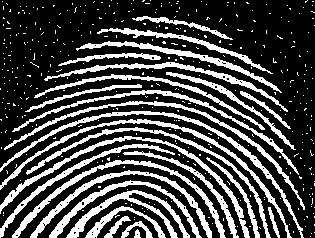
#> input picture PIMG_ATV3/digital.png, 315 x 238 px
$ python esq.py
#> lines starting #> are read from the running program, lines starting #| are printed output that depends on the picture; after the words box and inside, x2 and y2 are one past the last pixel; in counts of white or black regions, pixels touching at a corner belong together
#> further down, image is the input picture: PIL image 315x238 L; 28.5% white; 414 white regions (387 under 20 px), largest, box (x1, y1, x2, y2) and area: (0, 111, 304, 238) 1388, (0, 136, 250, 238) 1372, (0, 119, 292, 238) 1337
import numpy as np
import matplotlib.pyplot as plt
from PIL import Image

def erosao(image, elemEstruturante):
    m, n = elemEstruturante.shape
    origin_m, origin_n = m // 2, n // 2
    pad_top = origin_m
    pad_bottom = m - origin_m - 1
    pad_left = origin_n
    pad_right = n - origin_n - 1
    padded = np.pad(image, ((pad_top, pad_bottom), (pad_left, pad_right)), mode='constant', constant_values=0)
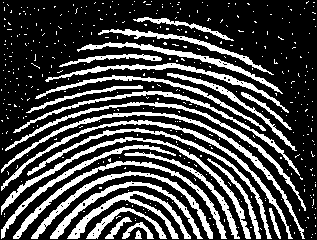
#> padded: shape (240, 317); values 0 (black) and 1 (white), 28.1% white; 414 white regions (387 under 20 px), largest, box (x1, y1, x2, y2) and area: (1, 112, 305, 239) 1388, (1, 137, 251, 239) 1372, (1, 120, 293, 239) 1337
    img_erodida = np.zeros_like(image)
    for i in range(image.shape[0]):
        for j in range(image.shape[1]):
            regiao = padded[i:i + m, j:j + n]
            if np.all(regiao[elemEstruturante == 1]):
                img_erodida[i, j] = 1
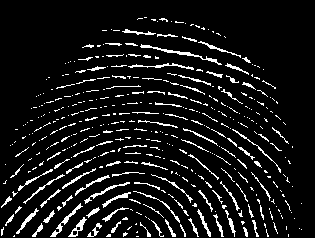
#> img_erodida: shape (238, 315); values 0 (black) and 1 (white), 8.8% white in thin lines or dots, all inside (x1, y1, x2, y2) = (1, 17, 302, 237)
    return img_erodida

def dilatacao(image, elemEstruturante):
    elemEstLinhas = len(elemEstruturante)
#> elemEstLinhas = 3
    elemEstColunas = len(elemEstruturante[0]) if elemEstLinhas > 0 else 0
#> elemEstColunas = 3
    linhaOrigem = elemEstLinhas // 2
#> linhaOrigem = 1
    colunaOrigem = elemEstColunas // 2
#> colunaOrigem = 1
    img_rows = len(image)
#> img_rows = 238
    img_cols = len(image[0]) if img_rows > 0 else 0
#> img_cols = 315
    result = np.zeros_like(image)
    for i in range(img_rows):
        for j in range(img_cols):
            if image[i][j] == 1:
                for di in range(elemEstLinhas):
                    for dj in range(elemEstColunas):
                        if elemEstruturante[di][dj] == 1:
                            ni = i - linhaOrigem + di
                            nj = j - colunaOrigem + dj
                            if 0 <= ni < img_rows and 0 <= nj < img_cols:
                                result[ni][nj] = 1
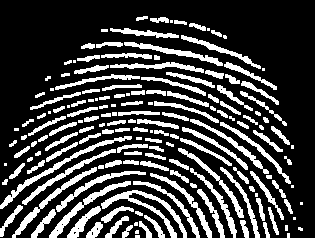
#> result: shape (238, 315); values 0 (black) and 1 (white), 25.2% white; 166 white regions (32 under 20 px), largest, box (x1, y1, x2, y2) and area: (101, 190, 187, 238) 780, (0, 136, 132, 209) 673, (49, 181, 131, 238) 578
    return result

def hit_or_miss(a, x, w):
    p1 = erosao(a, x)
    p2 = erosao((1 - a), w)
    return p1 * p2

def skeletonize(binary_image):
    structuring_elements = [
        # Fase 1
        (np.array([[0, 0, 0], [1, 1, 1], [0, 1, 0]], dtype=np.uint8),
         np.array([[1, 1, 1], [0, 1, 0], [0, 1, 0]], dtype=np.uint8)),
        # Fase 2
        (np.array([[0, 1, 0], [0, 1, 0], [0, 1, 0]], dtype=np.uint8),
         np.array([[1, 1, 1], [0, 1, 0], [0, 1, 0]], dtype=np.uint8)),
    ]

    skeleton = binary_image.copy().astype(np.uint8)
    previous = np.zeros_like(skeleton)

    # Iterar até não haver mais mudanças
    iteration = 0
    while not np.array_equal(skeleton, previous) and iteration < 100:
        previous = skeleton.copy()

        # Duas fases para o algoritmo
        for phase in range(2):
            for se in structuring_elements:
                hit = hit_or_miss(skeleton, se[0], se[1])
                skeleton = skeleton - hit
                skeleton = np.clip(skeleton, 0, 1)

        iteration += 1
#> this loop made 1 pass
#> pass 1, in hit_or_miss, `p1 = erosao(a, x)`:
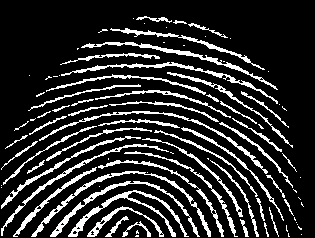
#> p1: shape (238, 315); values 0 (black) and 1 (white), 17.2% white in thin lines or dots, all inside (x1, y1, x2, y2) = (1, 16, 304, 237)
#> pass 1, in erosao (call 3), `padded = np.pad(image, ((pad_top, pad_bottom), (pad_left, pad_right)),..`:
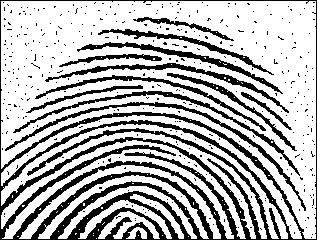
#> padded: shape (240, 317); values 0 (black) and 1 (white), 70.4% white; 384 black regions (372 under 20 px), largest, box (x1, y1, x2, y2) and area: (0, 0, 317, 240) 13832, (5, 102, 306, 211) 1211, (13, 91, 300, 176) 1072
#> pass 1, in hit_or_miss, `p2 = erosao((1 - a), w)`:
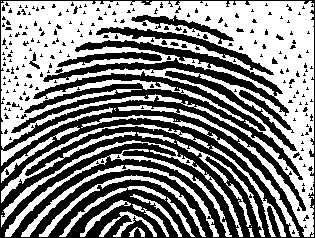
#> p2: shape (238, 315); values 0 (black) and 1 (white), 52.2% white; 214 black regions (199 under 20 px), largest, box (x1, y1, x2, y2) and area: (0, 0, 315, 238) 26837, (43, 40, 297, 151) 4163, (96, 27, 274, 75) 1198
#> pass 1, in hit_or_miss (call 2), `p1 = erosao(a, x)`:
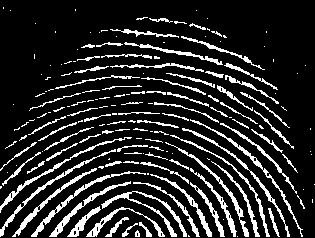
#> p1: shape (238, 315); values 0 (black) and 1 (white), 15.7% white in thin lines or dots
#> after the loop, iteration = 1

    return skeleton

# Carregar a imagem
image = Image.open('digital.png').convert('L')
img_array = np.array(image)
img_binaria = (img_array > 128).astype(np.uint8)
plt.figure()
plt.imshow(img_binaria, cmap='gray')
plt.title('Imagem Original')

# Abertura
b = np.ones((3, 3)).astype('uint8')
img_op = dilatacao(erosao(img_binaria, b), b)
plt.figure()
plt.imshow(img_op, cmap='gray')
plt.title('Imagem Após Abertura')

# Aplicar esqueletização
skeleton = skeletonize(img_binaria)
plt.figure()
plt.imshow(skeleton, cmap='gray')
plt.title('Imagem Esqueletizada')

# Salvar resultados
Image.fromarray(skeleton * 255).save('skeleton.png')

# Mostrar todas as figuras
plt.show()

print("CHEGOU")
skeleton = skeletonize(img_binaria)
#> the loop in skeletonize (call 2), `while not np.array_equal(skeleton, previous) and iteration < 100:` made 1 pass
# Salvar resultados
Image.fromarray(skeleton * 255).save('skeleton.png')
print("passou")
